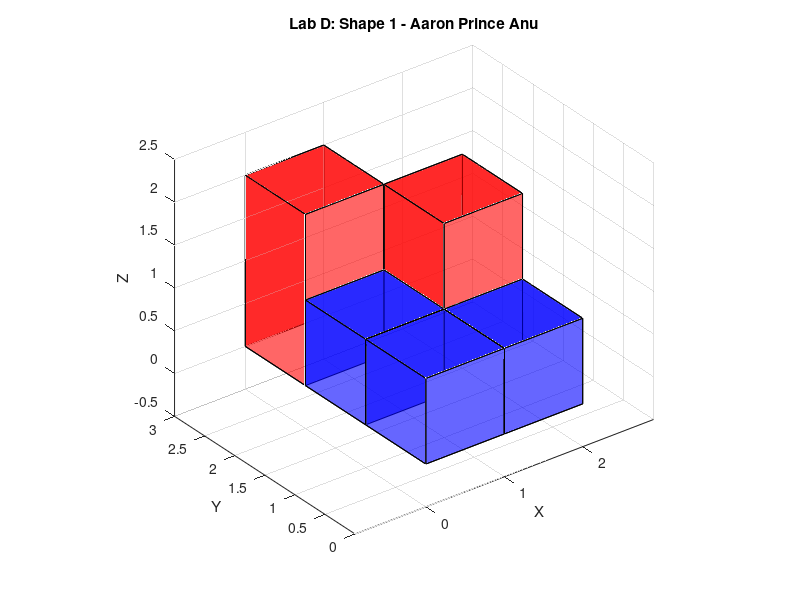

MATLAB code to generate this figure:
% define the cube heights from the given diagram
heights = [1 1; 1 2; 2 1];  % shape as per the grid

% initialize the figure
figure(1);
hold on;
axis equal;
view(3);  % set view to 3D
grid on;

% set transparency level (0 = fully transparent, 1 = fully opaque)
transparency = 0.6;  % 60% opaque, 40% transparent

% function to create each cube
for i = 1:size(heights, 1)
    for j = 1:size(heights, 2)
        h = heights(i, j);  % height of the current cube

        % base coordinates of the cube
        x_base = [j-1, j, j, j-1];
        y_base = [i-1, i-1, i, i];
        z_base = [0, 0, 0, 0];

        % top coordinates of the cube
        z_top = [h, h, h, h];

        % select color based on the height of the cube
        if h == 2
            color = 'red';   % red for height 2
        else
            color = 'blue';  % blue for height 1
        end

        % draw the vertical walls (sides of the cube) with transparency
        for k = 1:4
            wall_x = [x_base(k), x_base(mod(k, 4)+1)];
            wall_y = [y_base(k), y_base(mod(k, 4)+1)];
            wall_z = [z_base(k), z_top(k)];
            patch([wall_x(1) wall_x(2) wall_x(2) wall_x(1)], ...
                [wall_y(1) wall_y(2) wall_y(2) wall_y(1)], ...
                [0 0 z_top(k) z_top(k)], color, 'FaceAlpha', transparency);
        end

        % draw the top face with transparency
        patch(x_base, y_base, z_top, color, 'FaceAlpha', transparency);

        % draw the bottom face with transparency
        patch(x_base, y_base, z_base, color, 'FaceAlpha', transparency);
    end
end

% set axis labels
xlabel('X');
ylabel('Y');
zlabel('Z');
title('Lab D: Shape 1 - Aaron Prince Anu');
hold off;
